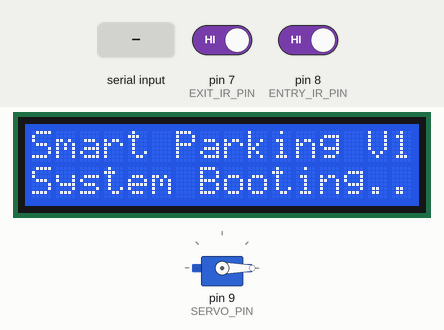
Recording of a sketch running on a simulated Arduino Uno, built with avr-gcc and run on an emulated ATmega328P. On the bench: servo, 16×2 character LCD. Inputs (shaded band) come from the test bench; at power-on: pin 7 (EXIT_IR_PIN) HIGH, pin 8 (ENTRY_IR_PIN) HIGH. What the sketch prints to the serial monitor is not drawn.

Above: at 2.7 s.
2.8 s: pin 7 (EXIT_IR_PIN) driven LOW
At 3.6 s:
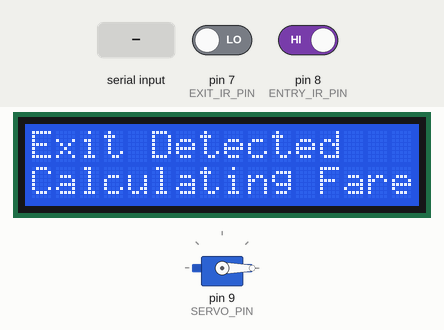
4.3 s: pin 8 (ENTRY_IR_PIN) driven LOW
At 4.7 s:
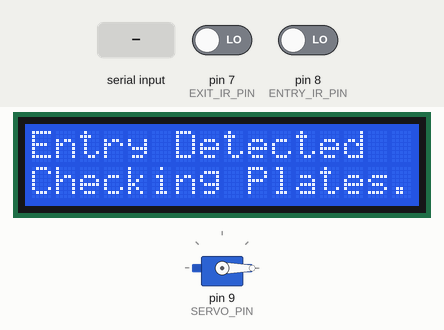
5.8 s: "SLOTS:3\n" received over Serial
At 6.2 s:
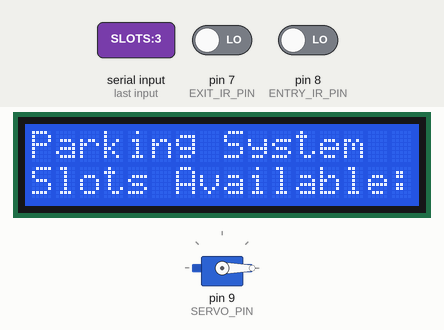
7.3 s: "SLOTS:\n" received over Serial
At 8.4 s:
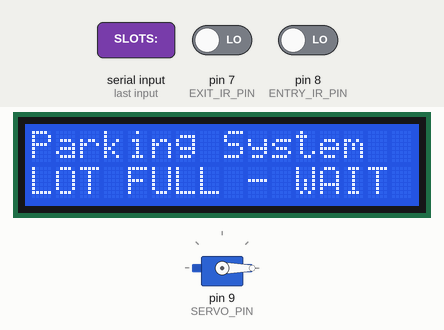
8.8 s: "O\n" received over Serial
At 9.4 s:
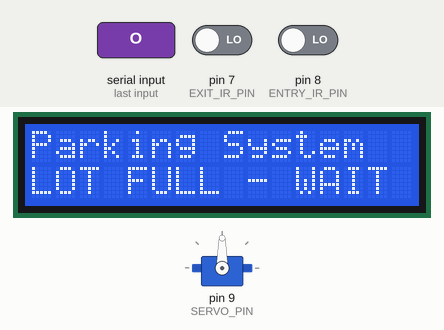
10.3 s: "SLOTS:90\n" received over Serial
At 10.8 s:
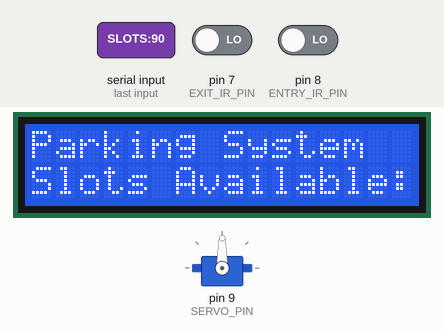
Timing chart, 0 to 12.8 s (numbered marks = the images above; inputs shaded):
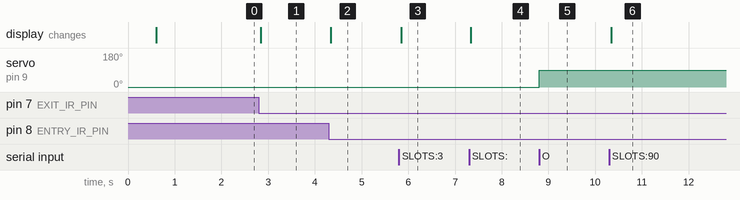

The sketch:

Final_Seekh_Arduino.ino
```cpp
// Smart Parking System - Arduino Hardware Interface
// This sketch communicates with a Python script via Serial to manage sensors, servo, and LCD.

#include <Wire.h>
#include <LiquidCrystal_I2C.h>
#include <Servo.h>

// --- Pin Definitions (Adjust for your wiring) ---
const int ENTRY_IR_PIN = 8; // Digital pin for Entry IR Sensor (LOW when car detected)
const int EXIT_IR_PIN  = 7; // Digital pin for Exit IR Sensor (LOW when car detected)
const int SERVO_PIN    = 9; // PWM pin for Servo Motor

// --- Servo Configuration ---
Servo barrierServo;
const int CLOSED_ANGLE = 0;   // Angle for barrier closed (horizontal)
const int OPEN_ANGLE   = 90;  // Angle for barrier open (vertical)

// --- LCD Configuration (Adjust address if necessary - 0x27 and 0x3F are common) ---
LiquidCrystal_I2C lcd(0x27, 16, 2); // 16 columns, 2 lines

// --- State Variables ---
int currentEntryState = HIGH; // HIGH means clear/no car detected initially
int currentExitState = HIGH;  // HIGH means clear/no car detected initially

// --- Function Prototypes ---
void initLCD();
void openBarrier();
void closeBarrier();
void checkSensorsAndReport();
void processSerialCommand();
void updateLCD(const String& data);

// ===================================
// SETUP
// ===================================

void setup() {
  // 1. Initialize Serial Communication (MUST match Python's BAUD_RATE 9600)
  Serial.begin(9600);
  Serial.println("Arduino Ready.");

  // 2. Initialize Component Pins
  pinMode(ENTRY_IR_PIN, INPUT);
  pinMode(EXIT_IR_PIN, INPUT);

  // 3. Initialize Servo
  barrierServo.attach(SERVO_PIN);
  closeBarrier(); // Ensure the barrier starts closed

  // 4. Initialize LCD
  initLCD();
}

// ===================================
// MAIN LOOP
// ===================================

void loop() {
  // Check for new commands from the Python script
  processSerialCommand();

  // Continuously check sensor states and report changes to Python
  checkSensorsAndReport();

  // A small delay to keep the loop responsive
  delay(10);
}

// ===================================
// CORE FUNCTIONS
// ===================================

/**
 * Reads the IR sensors and reports state changes to the Python script.
 * Logic: LOW = Object detected (car is present).
 */
void checkSensorsAndReport() {
  int newEntryState = digitalRead(ENTRY_IR_PIN);
  int newExitState = digitalRead(EXIT_IR_PIN);

  // --- Entry Sensor Logic ---
  if (newEntryState != currentEntryState) {
    currentEntryState = newEntryState;
    if (currentEntryState == LOW) {
      // Car detected at Entry. Send signal to Python to start OCR.
      Serial.println("ENTRY:0");
      lcd.clear();
      lcd.setCursor(0, 0);
      lcd.print("Entry Detected");
      lcd.setCursor(0, 1);
      lcd.print("Checking Plates...");
    } else {
      // Car has passed the Entry sensor (cleared).
      Serial.println("ENTRY:1");
    }
  }

  // --- Exit Sensor Logic ---
  if (newExitState != currentExitState) {
    currentExitState = newExitState;
    if (currentExitState == LOW) {
      // Car detected at Exit. Send signal to Python to start OCR and fare calculation.
      Serial.println("EXIT:0");
      lcd.clear();
      lcd.setCursor(0, 0);
      lcd.print("Exit Detected");
      lcd.setCursor(0, 1);
      lcd.print("Calculating Fare...");
    } else {
      // Car has passed the Exit sensor (cleared).
      Serial.println("EXIT:1");
    }
  }
}

/**
 * Reads and processes incoming commands from the Python script.
 * Commands: 'O' (Open), 'C' (Close), 'SLOTS:X' (Update LCD).
 */
void processSerialCommand() {
  if (Serial.available()) {
    String command = Serial.readStringUntil('\n');
    command.trim(); // Remove any leading/trailing whitespace

    if (command.startsWith("SLOTS:")) {
      // Update LCD command received (e.g., "SLOTS:3")
      updateLCD(command);

    } else if (command == "O") {
      // Open barrier command
      openBarrier();

    } else if (command == "C") {
      // Close barrier command
      closeBarrier();

    }
  }
}

// ===================================
// BARRIER CONTROL FUNCTIONS
// ===================================

void openBarrier() {
  // Move servo to the open position
  barrierServo.write(OPEN_ANGLE);
  delay(500);
}

void closeBarrier() {
  // Move servo to the closed position
  barrierServo.write(CLOSED_ANGLE);
  delay(500);
}

// ===================================
// LCD CONTROL FUNCTIONS
// ===================================

void initLCD() {
  lcd.init();
  lcd.backlight();

  // Display initial message
  lcd.clear();
  lcd.setCursor(0, 0);
  lcd.print("Smart Parking V1");
  lcd.setCursor(0, 1);
  lcd.print("System Booting...");
  delay(1000);
}

/**
 * Updates the LCD with available slot information received from Python.
 * The data string is in the format "SLOTS:X"
 */
void updateLCD(const String& data) {
  // Extract the number of slots from the string
  int slotIndex = data.indexOf(':');
  if (slotIndex != -1) {
    String slotsStr = data.substring(slotIndex + 1);
    int slots = slotsStr.toInt();

    lcd.clear();
    lcd.setCursor(0, 0);
    lcd.print("Parking System");
    lcd.setCursor(0, 1);

    // Display different messages based on capacity
    if (slots > 0) {
      lcd.print("Slots Available: ");
      lcd.print(slots);
    } else {
      lcd.print("LOT FULL - WAIT");
    }
  }
}
```

Measured:
- after the input at 2.8 s, the display: changes at once (image 1)
- after the input at 4.3 s, the display: changes at once (image 2)
- after the input at 5.8 s, the display: changes at once (image 3)
- after the input at 7.3 s, the display: changes at once (image 4)
- after the input at 8.8 s, servo on pin 9 (SERVO_PIN): 0° → 90° at once
- after the input at 10.3 s, the display: changes at once (image 6)
